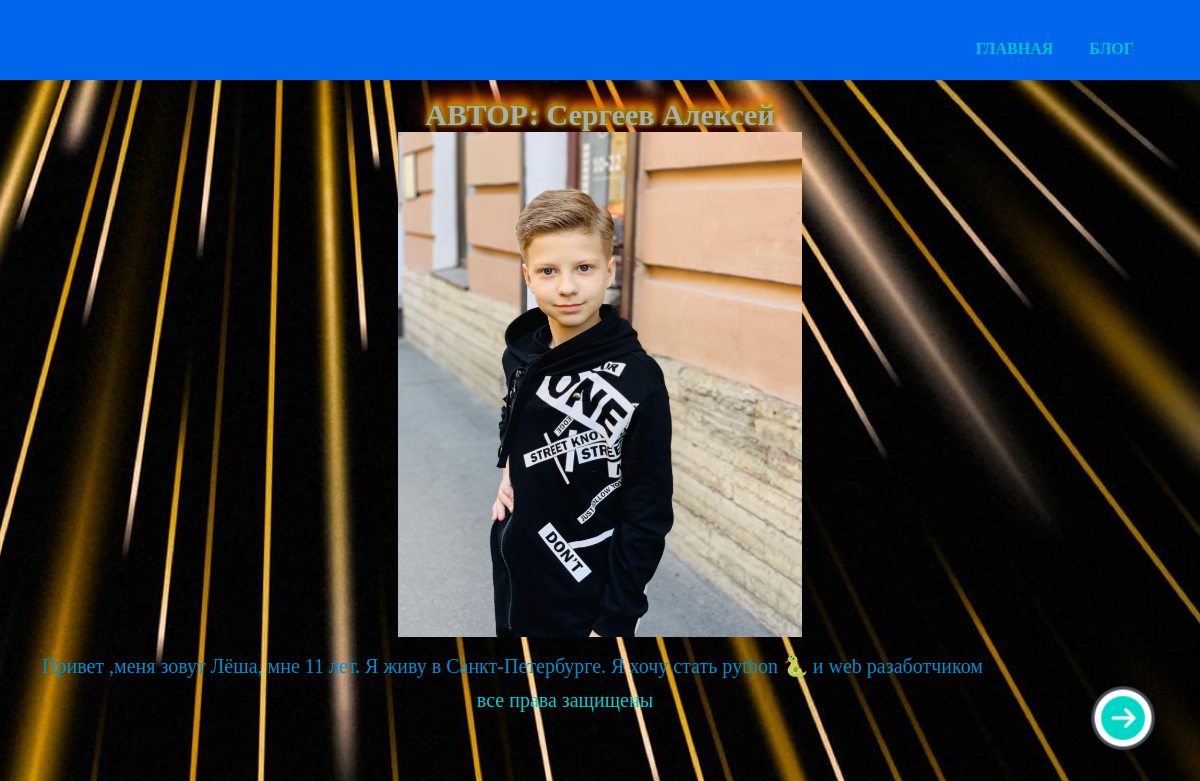
The page / on the database its author committed.
### tables this page shows
CREATE TABLE main(
        id  integer
            primary key autoincrement,
        hello text,
        about text,
        img_me text,
        img_me_webp text
        );

### app.py (the view)
@app.route('/')
def index():
    conn = db.connect('db.sqlite')
    cur = conn.cursor()
    cur.execute("""select hello , about ,img_me, img_me_webp from main""")
    my = []
    for hi, me, pic_me, pic_me_webp in cur.fetchall():
        my.append(
            {'hello':hi,'about':me,'pic_me':pic_me, 'pic_me_webp':pic_me_webp}
        )
    context = {'stori': my}
    conn.close()
    return html('index.html', **context)

### templates/index.html (shortened to what this page needs)
{% extends 'head.html' %}
{%block body%}
{% for i in stori  %}
<h1 class="me">{{ i.hello }}</h1>
<div class="img_me">
    <picture>
      <a href="tel:+79881637373">
      <source type="image/webp" data-src= "{{ i.pic_me_webp }}" height="505" width="404" class="lazyload">
      <img  type="image/jpg" data-src= "{{ i.pic_me }}" height="505" width="404" class="lazyload" />
    </a>
    </picture>
</div>
<div class="para_me">
  <p>{{ i.about }}</p>
</div>
{% endfor %}
<a href='/blog/'>
  <picture>
    <source type="image/webp" src="../static/img/rr.webp" height="70" width="70" align=right class="lazyload">
    <img  type="image/png" src="../static/img/rr.png" height="70" width="70" align=right class="lazyload">
  </picture>
</a>
{% endblock %}

### rows shown on the page
main: hello "АВТОР: Сергеев Алексей", pic_me (picture), about "Привет ,меня зовут Лёша, мне 11 лет. Я живу в Санкт-Петербурге. Я хочу стать python 🐍 и web разаботчиком"
